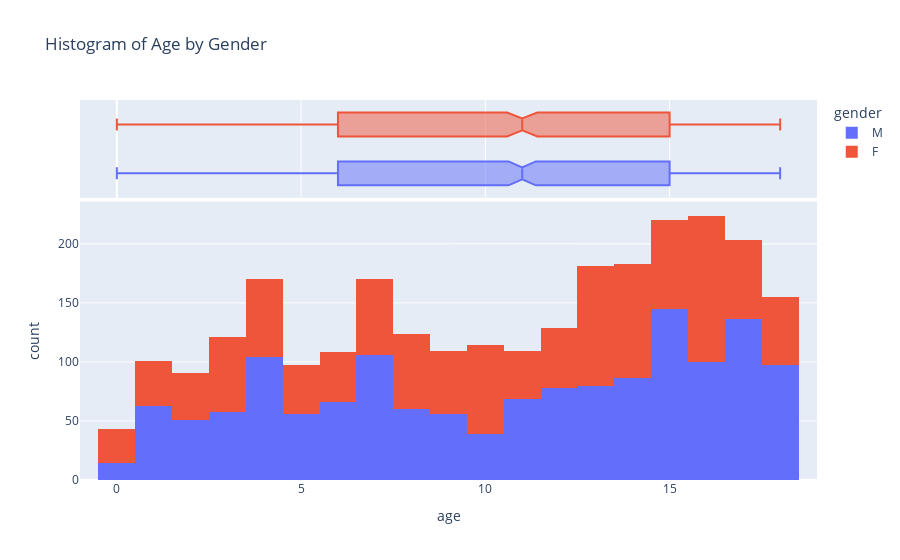

Notebook code for this chart:
### Code cell
fig = px.histogram(df, x="age", color="gender", marginal="box", title = "Histogram of Age by Gender",
                   hover_data=df.columns)
fig.show()

### Figure 1 — Plotly figure (JSON) as saved in the notebook; plotly's stock layout.template omitted (floating-point values rounded to 4 significant figures; data arrays with more than 128 entries replaced by an {"elided": "..."} marker saying what was removed)
{"data": [{"alignmentgroup": "True", "bingroup": "x", "hovertemplate": "gender=M<br>age=%{x}<br>count=%{y}<extra></extra>", "legendgroup": "M", "marker": {"color": "#636efa", "pattern": {"shape": ""}}, "name": "M", "offsetgroup": "M", "orientation": "v", "showlegend": true, "type": "histogram", "x": {"elided": "1464 int values"}, "xaxis": "x", "yaxis": "y"}, {"alignmentgroup": "True", "customdata": {"elided": "1464x10 mixed values"}, "hovertemplate": "gender=%{customdata[5]}<br>age=%{x}<br>sampleId=%{customdata[0]}<br>variantType=%{customdata[1]}<br>gene=%{customdata[2]}<br>variantClass=%{customdata[3]}<br>transcript=%{customdata[4]}<br>disease=%{customdata[6]}<br>diseaseSubType=%{customdata[7]}<br>assayVersion=%{customdata[8]}<br>chromosome=%{customdata[9]}<extra></extra>", "legendgroup": "M", "marker": {"color": "#636efa"}, "name": "M", "notched": true, "offsetgroup": "M", "showlegend": false, "type": "box", "x": {"elided": "1464 int values"}, "xaxis": "x2", "yaxis": "y2"}, {"alignmentgroup": "True", "bingroup": "x", "hovertemplate": "gender=F<br>age=%{x}<br>count=%{y}<extra></extra>", "legendgroup": "F", "marker": {"color": "#EF553B", "pattern": {"shape": ""}}, "name": "F", "offsetgroup": "F", "orientation": "v", "showlegend": true, "type": "histogram", "x": {"elided": "1188 int values"}, "xaxis": "x", "yaxis": "y"}, {"alignmentgroup": "True", "customdata": {"elided": "1188x10 mixed values"}, "hovertemplate": "gender=%{customdata[5]}<br>age=%{x}<br>sampleId=%{customdata[0]}<br>variantType=%{customdata[1]}<br>gene=%{customdata[2]}<br>variantClass=%{customdata[3]}<br>transcript=%{customdata[4]}<br>disease=%{customdata[6]}<br>diseaseSubType=%{customdata[7]}<br>assayVersion=%{customdata[8]}<br>chromosome=%{customdata[9]}<extra></extra>", "legendgroup": "F", "marker": {"color": "#EF553B"}, "name": "F", "notched": true, "offsetgroup": "F", "showlegend": false, "type": "box", "x": {"elided": "1188 int values"}, "xaxis": "x2", "yaxis": "y2"}], "layout": {"barmode": "relative", "legend": {"title": {"text": "gender"}, "tracegroupgap": 0}, "title": {"text": "Histogram of Age by Gender"}, "xaxis": {"anchor": "y", "domain": [0, 1], "title": {"text": "age"}}, "xaxis2": {"anchor": "y2", "domain": [0, 1], "matches": "x", "showgrid": true, "showticklabels": false}, "yaxis": {"anchor": "x", "domain": [0, 0.7326], "title": {"text": "count"}}, "yaxis2": {"anchor": "x2", "domain": [0.7426, 1], "matches": "y2", "showgrid": false, "showline": false, "showticklabels": false, "ticks": ""}}}
